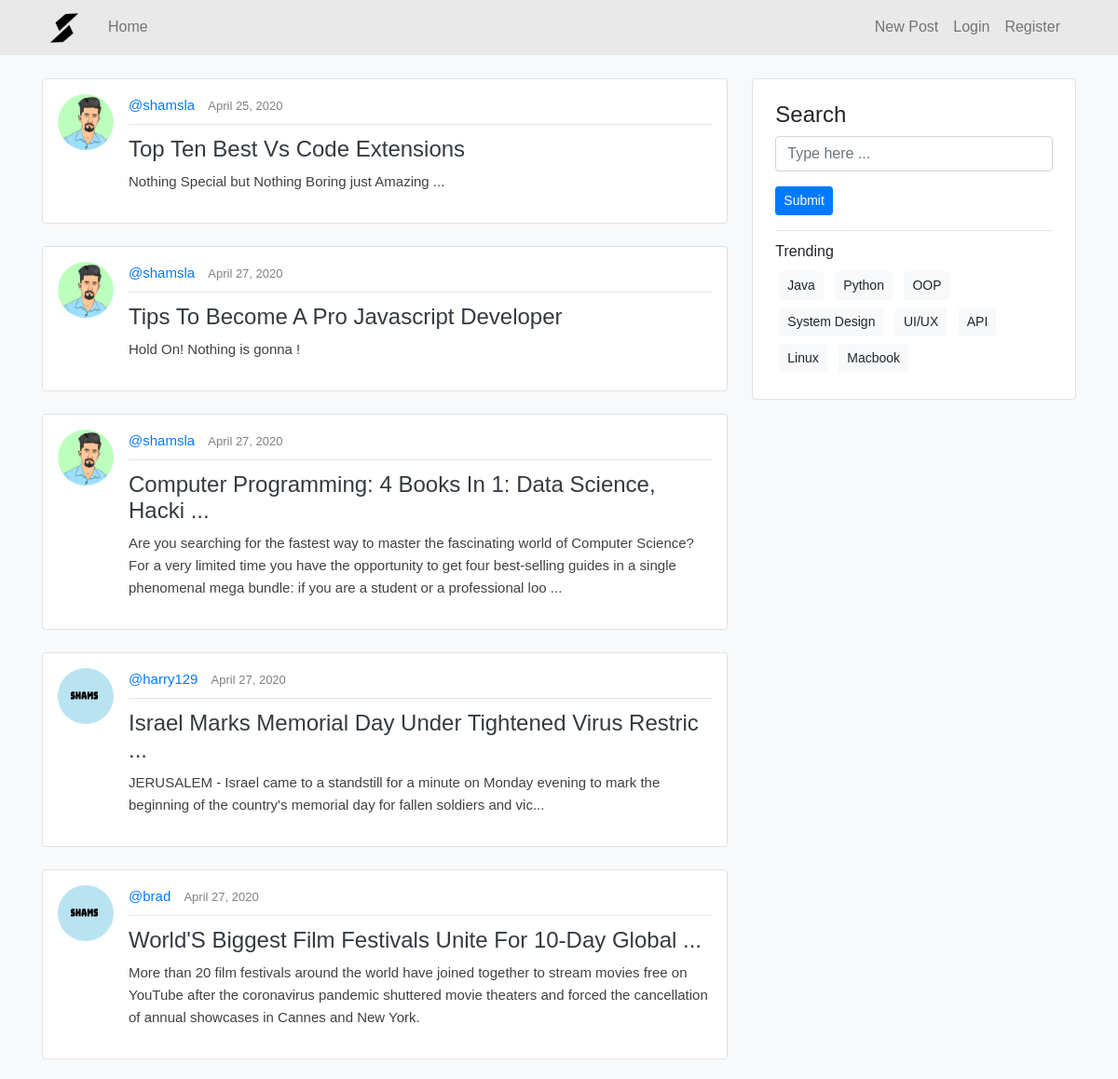
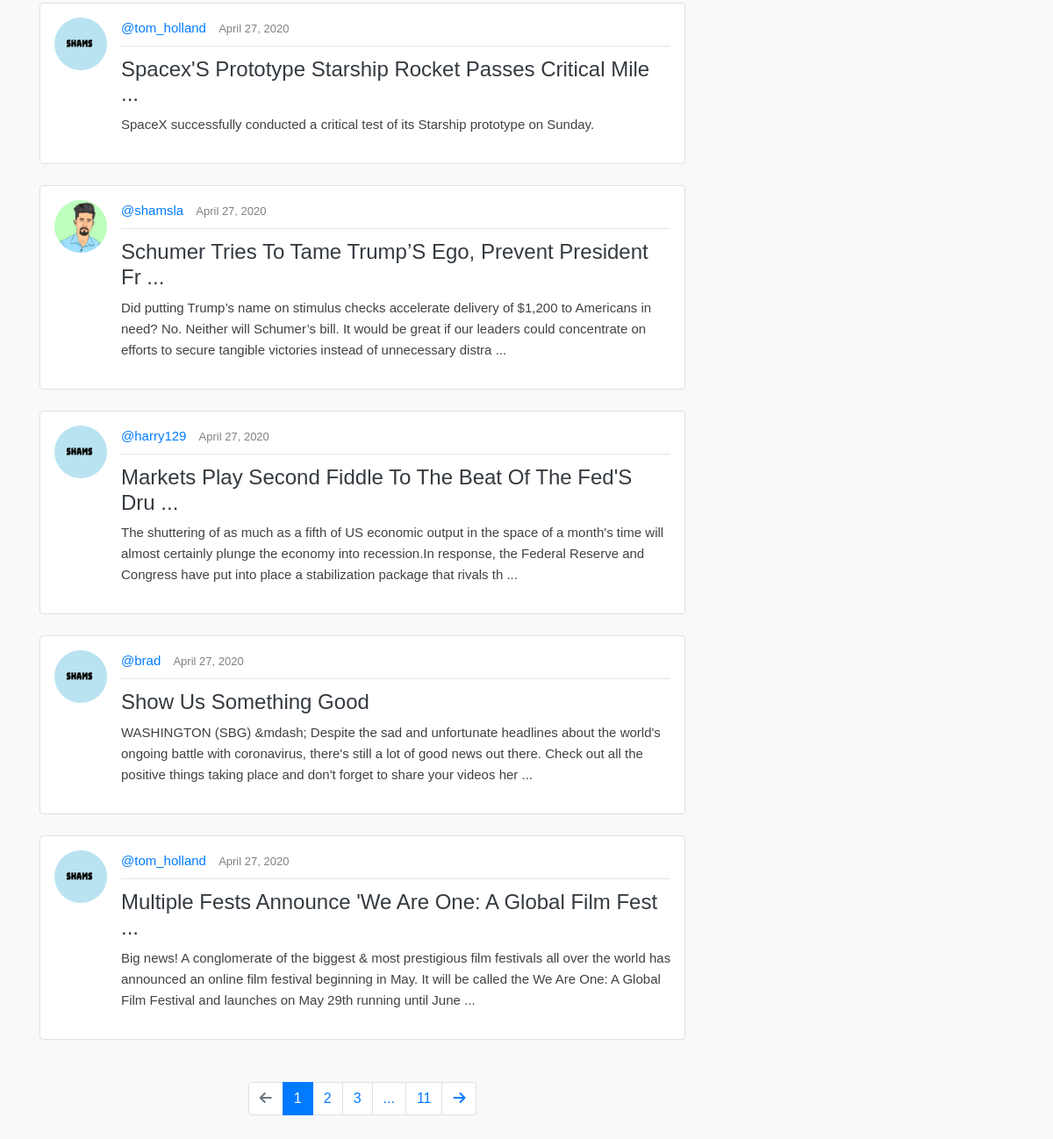
Before: / with the older database file (2 pictures, top to bottom).
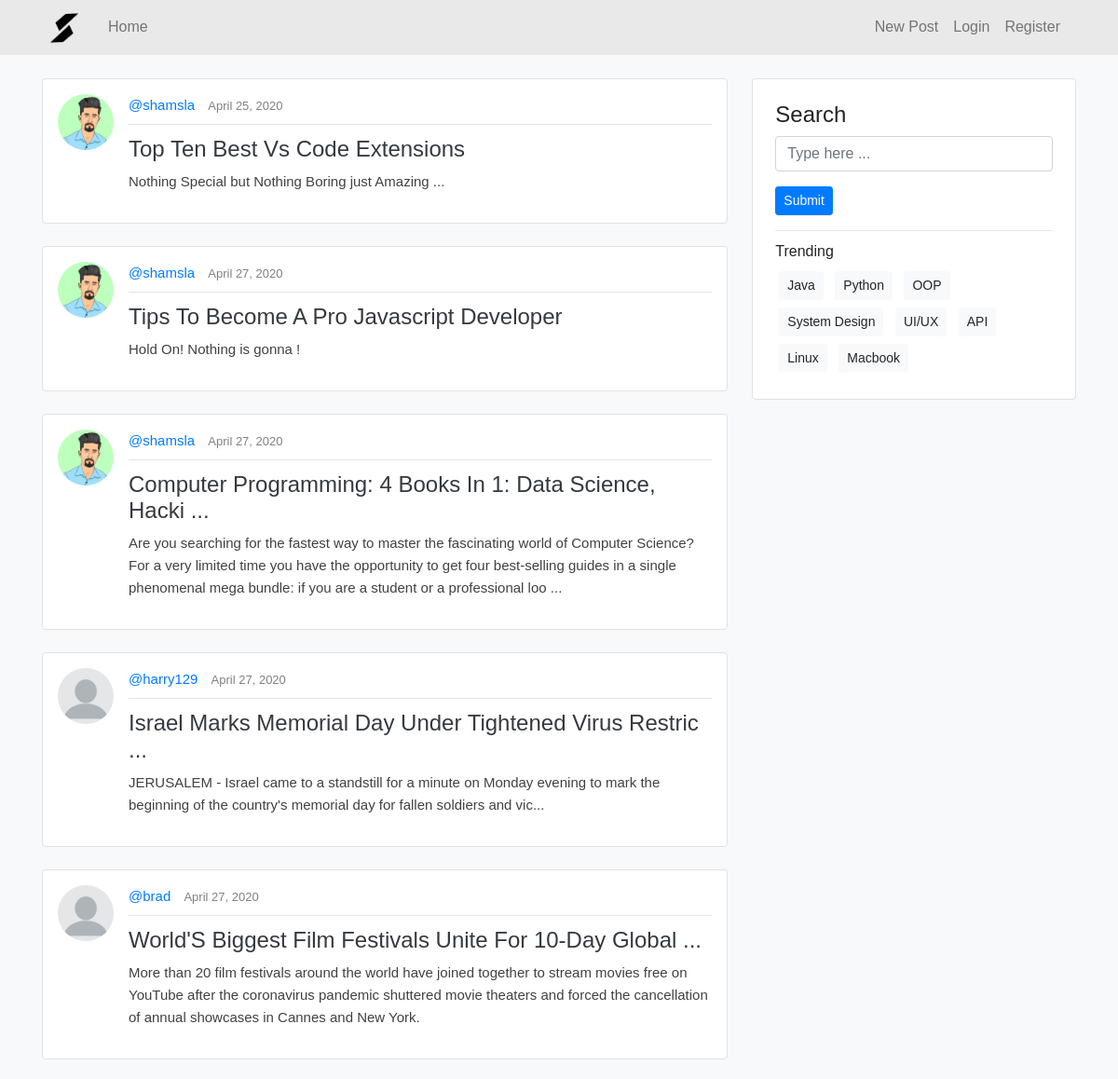
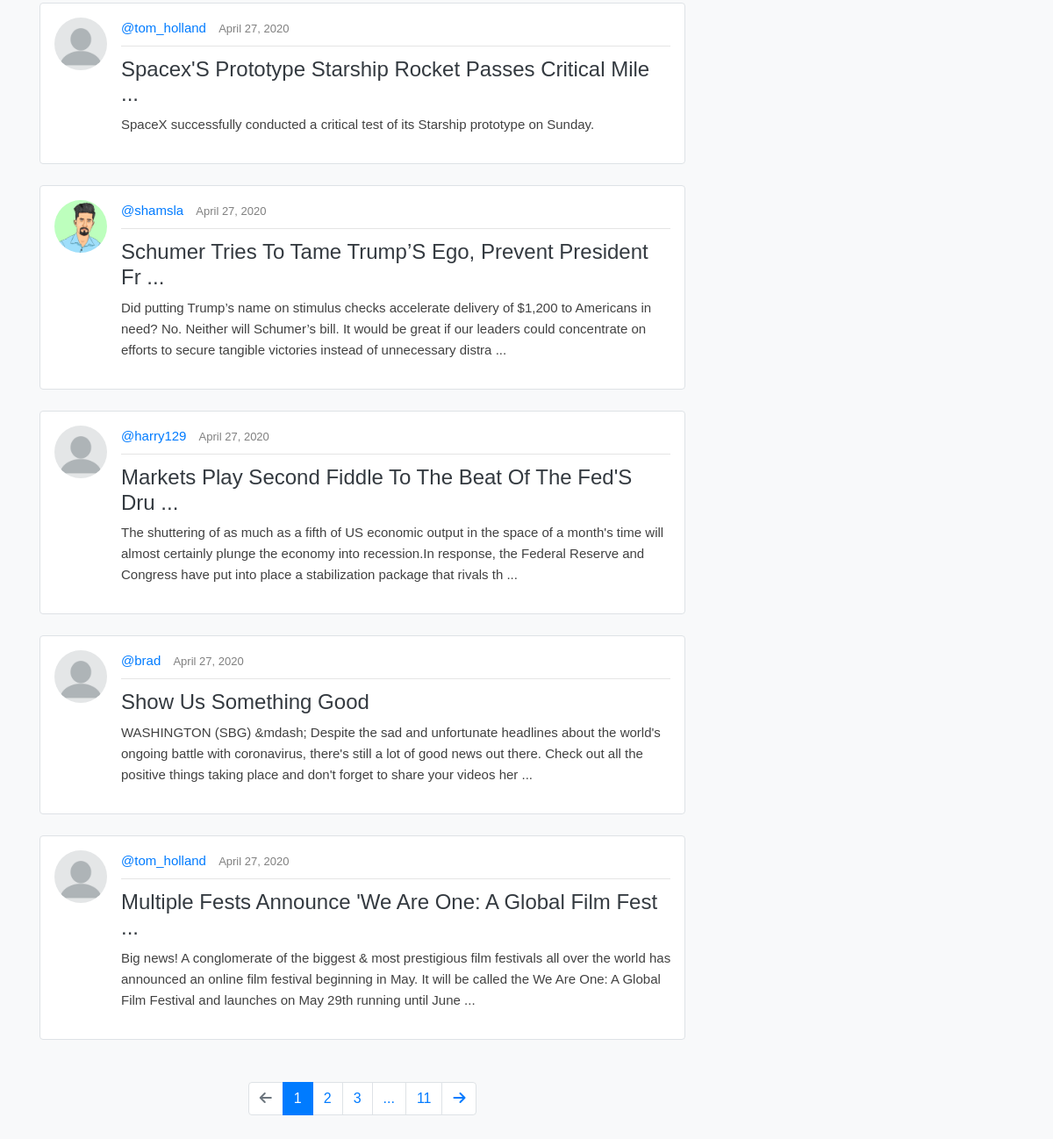
After: the same page with the newer database file (2 pictures, top to bottom).
### shamsla/models.py (models this page shows, shortened)
class Post(models.Model):
    title = models.CharField(max_length = 100)
    content = models.TextField()
    date_posted = models.DateTimeField(default=timezone.now)
    author = models.ForeignKey(User, on_delete=models.CASCADE)

### users/models.py (models this page shows, shortened)
class Profile(models.Model):
    user = models.OneToOneField(User, on_delete=models.CASCADE)
    join_date = models.DateTimeField(default=timezone.now)
    image = models.ImageField(default='users/images/default.PNG', upload_to='profile_pics')

### shamsla/views.py (the view)
# urls.py: path('', views.PostListView.as_view(), name="blog-home"),
class PostListView(ListView):
    model = Post
    context_object_name = 'posts'
    template_name = 'shamsla/home.html'
    ordering = ['date_posted']
    paginate_by = 10

### shamsla/templates/shamsla/home.html (shortened to what this page needs)
{% extends 'shamsla/layout/index.html' %}
{% load static %}
{% block styles %}
    <link rel="stylesheet" href="{% static 'shamsla/css/media.e9e2f1dc.css' %}">
    <link rel="stylesheet" href="{% static 'shamsla/css/home.0442dd0a.css' %}">
{% endblock %}
{% block content %}
<br>
<div class="d-flex justify-content-between align-items-start">
  <div class="home-wrapper">
    {% for post in posts %}
      <div class="media border p-3 rounded my-media">
        <a href="{% url 'profile' post.author.username %}"><img width="60" height="60" src="{{post.author.profile.image.url}}" class="rounded-circle align-self-start mr-3" alt="..."></a>
        <div class="media-body">
          <div class="d-flex align-items-center justify-content-between">
            <p class="my-uname"><a href="{% url 'profile' post.author.username %}">@{{post.author}} </a><span class="my-post-date">{{post.date_posted|date:"F j, Y" }}</span></p>
          </div>
            <hr>
            {% if post.title|length > 55 %}
              <h4 class="mt-0"><a class="text-dark" href="{% url 'post-detail' post.id %}">{{post.title|slice:":55"}} ...</a></h4>
          {% else %}
            <h4 class="mt-0"><a class="text-dark" href="{% url 'post-detail' post.id %}">{{post.title}}</a></h4>
          {% endif %}
          {% if post.content|length > 250 %}
            <p>{{post.content|slice:":250"}} ...</p>
          {% else %}
            <p>{{post.content}}</p>
          {% endif %}
        </div>
      </div>
      <br>
      {% endfor %}
      {% include 'shamsla/layout/pagination_boil.html' %}
    </div>
    <div class="sidebar p-4 border rounded">
      <form action="#" class="form-group">
        <h4>Search</h4>
        <input placeholder="Type here ..." type="text" class="form-control">
        <button type="submit" class="btn btn-sm btn-primary mt-3">Submit</button>
      </form>
      <hr>
      <h6 class="mb-2">Trending</h6>
      <a href="/" class="btn btn-light btn-sm m-1">Java</a>
      <a href="/" class="btn btn-light btn-sm m-1">Python</a>
      <a href="/" class="btn btn-light btn-sm m-1">OOP</a>
      <a href="/" class="btn btn-light btn-sm m-1">System Design</a>
      <a href="/" class="btn btn-light btn-sm m-1">UI/UX</a>
      <a href="/" class="btn btn-light btn-sm m-1">API</a>
      <a href="/" class="btn btn-light btn-sm m-1">Linux</a>
      <a href="/" class="btn btn-light btn-sm m-1">Macbook</a>
    </div>
    </div>
{% endblock %}

Changed rows visible on the page:
changed through a linked row, Post "Israel Marks Memorial Day Under Tightened Virus Restric": author.profile.image: a different picture
changed through a linked row, Post "World'S Biggest Film Festivals Unite For 10-Day Global": author.profile.image: a different picture
changed through a linked row, Post "Spacex'S Prototype Starship Rocket Passes Critical Mile": author.profile.image: a different picture
changed through a linked row, Post "Markets Play Second Fiddle To The Beat Of The Fed'S Dru": author.profile.image: a different picture
changed through a linked row, Post "Show Us Something Good": author.profile.image: a different picture
changed through a linked row, Post "Multiple Fests Announce 'We Are One: A Global Film Fest": author.profile.image: a different picture
